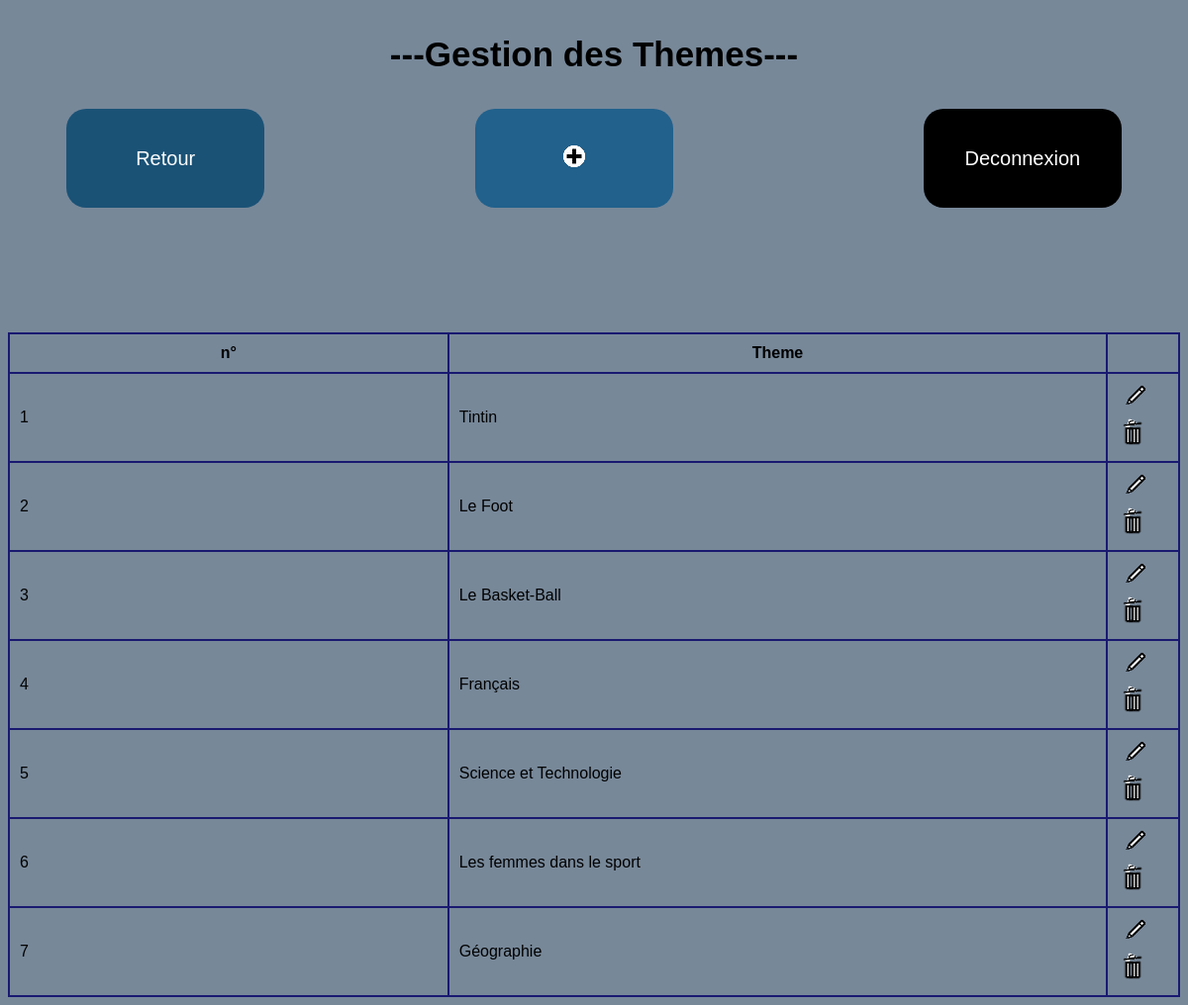
Page /index.php?action=accTheme (signed in) on the committed database.
### tables this page shows
CREATE TABLE `theme` (
  `theme` int(11) NOT NULL,
  `nom` varchar(50) NOT NULL
);

### models/DBManager.php (called while the page is built)
<?php
class DBManager
{
    private $serveur = "localhost";
    private $dbName = "quiz";
    private $user = "root";
    private $pass = "";
    public function getBdd()
    {
        $bdd = new PDO('mysql:host=' . $this->serveur . ';dbname=' . $this->dbName, $this->user, $this->pass);
        $bdd->setAttribute(PDO::ATTR_ERRMODE, PDO::ERRMODE_EXCEPTION);
        return $bdd;
    }
}

### models/ThemeManager.php (called while the page is built, shortened)
<?php
class ThemeManager{
    public function getAllTheme()
    {
        $db = new DBManager();
        $req = $db->getBdd()->prepare("SELECT * FROM theme ORDER BY theme ASC");
        $req->execute();
        $allTheme = $req->fetchAll();
        return $allTheme;
    }
}

### views/admin/theme/vueAccueilTheme.php (the view, shortened to what this page needs)
<?php
$titre = "---Gestion des Themes---";
$boutonRetour = "typeUser";
$boutonMilieu = "insertTheme";
?>
<thead>
    <tr>
        <th class="quadrillageTableGestionQuestion" width="20%">n°</th>
        <th class="quadrillageTableGestionQuestion" width="30%">Theme</th>
    </tr>
</thead>
<tbody>
    <?php
    if (!empty($listeTheme)) {
        foreach ($listeTheme as $ligneDeTheme) :
    ?>
            <tr>
                <td class="quadrillageTableGestionQuestion"><?php echo $ligneDeTheme["theme"]; ?></td>
                <td class="quadrillageTableGestionQuestion"><?php echo $ligneDeTheme["nom"]; ?></td>
                <td class="quadrillageTableGestionQuestion" width="2%">
                    <a href="index.php?action=editTheme&id=<?php echo $ligneDeTheme['theme']; ?>">
                        <img src="divers/img/edit.png" title="Edit" />
                    </a>
                    <a href="index.php?action=deleteTheme&id=<?php echo $ligneDeTheme['theme']; ?>">
                        <img src="divers/img/delete.png" title="Delete" />
                    </a>
                </td>
            </tr>
    <?php
        endforeach;
    }
    $liste = ob_get_clean();
    require 'template\templateEcranAccueilGestion.php';
    ?>

### index.php (shortened to what this page needs)
<?php
if (isset($_GET['action'])) {
    if ($_GET['action'] == 'inscription') {
        inscription();
    } else if ($_GET['action'] == 'connect') {
        connection();
    } else if ($_GET['action'] == 'typeUser') {
        ecranAccueil();
    } else if ($_GET['action'] == 'accQuest') {
        ecranListeQuestion();
    } else if ($_GET['action'] == 'insert') {
        ecranAddQuestion();
    } else if ($_GET['action'] == 'edit') {
        ecranEditQuestion();
    } else if ($_GET['action'] == 'delete') {
        ecranDeleteQuestion();
    } else if ($_GET['action'] == 'classement') {
        ecranClassement();
    } else if ($_GET['action'] == 'jouer') {
        ecranDemarrerQuiz();
    } else if ($_GET['action'] == 'theme') {
        ecranThemeJouer();
    } else if ($_GET['action'] == 'accTheme') {
        ecranListeTheme();
    } else if($_GET['action'] == 'insertTheme'){
        ecranAddTheme();
    } else if($_GET['action'] == 'editTheme'){
        ecranEditTheme();
    } else if($_GET['action'] == 'deleteTheme'){
        ecranDeleteTheme();
    } else if($_GET['action'] == 'tapePassModJoueur'){
        ecranTapePasswordForModify();
    } else if($_GET['action'] == 'accModUser'){
        ecranUserModify();
    } else if($_GET['action'] == 'accLoginMod'){
        ecranEditLog();
    } else if($_GET['action'] == 'accPassMod'){
        ecranEditPass();
    } else if($_GET['action'] == 'accGererUser'){
        ecranGererUser();
    } else if($_GET['action'] == 'deleteUser'){
        ecranDeleteUser();
    } else if($_GET['action'] == 'deleteAllUsers'){
        ecranDeleteAllUser();
    }
} else {
    accueilEtranger();
}

### controllers/controllerAdmin.php (shortened to what this page needs)
<?php
function ecranListeTheme()
{
    try {
        if ($_SESSION['typeUser'] == "admin") {
            $themeManager = new ThemeManager();
            $listeTheme = $themeManager->getAllTheme();
            require 'views\admin\theme\vueAccueilTheme.php';
        } else {
            $msgError = 'Vous n\'avez pas acces a cette page';
            require 'views\vueErrorConnexion.php';
        }
    } catch (Exception $e) {
        $msgError = $e->getMessage();
        require 'views\vueErrorConnexion.php';
    }
}

### template/templateEcranAccueilGestion.php (shortened to what this page needs)
<!DOCTYPE html>
<html>
<head>
    <link rel="stylesheet" type="text/css" href="divers\css\styles.css">
</head>
<body>
    <h3 class="titresPage"><?= $titre ?></h3>
    <div>
        <a href="index.php?action=<?= $boutonRetour ?>">
            <button class="buttonClassement">Retour</button>
        </a>
        <a href="index.php?action=<?= $boutonMilieu ?>">
            <button class="buttonGestQuestion">
            <?php if(!isset($textRetour)) echo '<img src=\'divers/img/add.png\' title=\'Add New Question\' />'; else echo $textRetour;?>
            </button>
        </a>
        <a href="index.php">
            <button class="buttonDeco">Deconnexion</button>
        </a>
        <br><br>
    </div>
    <br><br><br><br><br><br>
    <div>
        <table class="quadrillageTableGestionQuestion">
    <?php echo $liste; ?>
        </table>
    </div>
</body>
</html>

### divers/css/styles.css (style rules this page uses)
.buttonDeco { background-color: black; color: white; cursor: pointer; border-radius: 20px; border-style: solid; font-size: 20px; width: 200px; height: 100px; border: 0; float: right; margin-right: 5%; }
.buttonClassement { background-color: #1A5276; color: white; cursor: pointer; border-radius: 20px; border-style: solid; font-size: 20px; width: 200px; height: 100px; border: 0; float: left; margin-left: 5%; }
.buttonGestQuestion { background-color: #21618C; color: white; cursor: pointer; border-radius: 20px; border-style: solid; font-size: 20px; width: 200px; height: 100px; border: 0; margin-left: 18%; margin-right: 10%; }
.quadrillageTableGestionQuestion { padding: 10px; border: 2px solid midnightblue; border-collapse: collapse; }
table { margin-right: auto; margin-left: auto; }
* { font-family: 'Trebuchet MS', 'Lucida Sans Unicode', 'Lucida Grande', 'Lucida Sans', Arial, sans-serif; }
.titresPage { font-size: 35px; text-align: center; }
body { background: #778899; }

### rows in the picture
theme: theme "1", nom "Tintin"
theme: theme "2", nom "Le Foot"
theme: theme "3", nom "Le Basket-Ball"
theme: theme "4", nom "Français"
theme: theme "5", nom "Science et Technologie"
theme: theme "6", nom "Les femmes dans le sport"
theme: theme "7", nom "Géographie"

### other values in the picture
$titre "---Gestion des Themes---"
